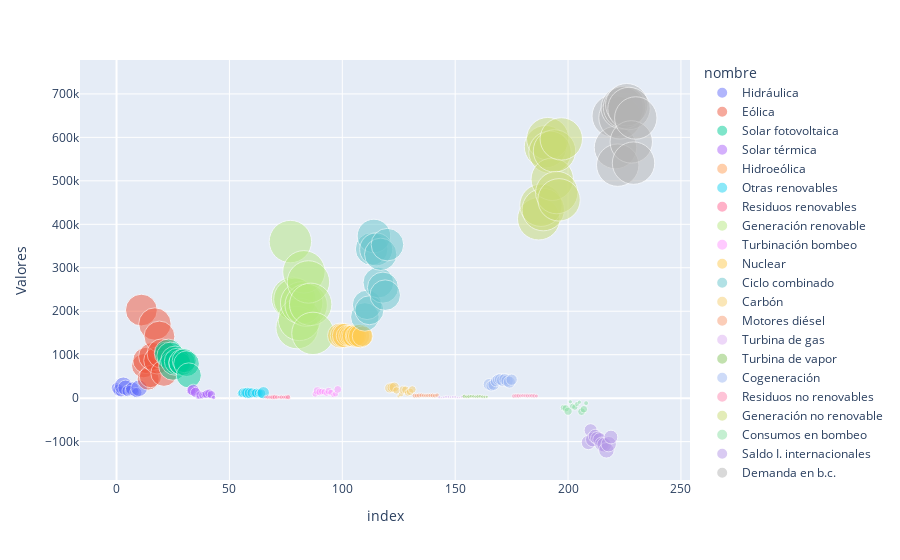

The cell this chart's notebook holds for it:
### Code cell
px.scatter(data_frame = df_balance,
            y = 'Valores',
            color = 'nombre',
            color_discrete_sequence = colores_personalizados,
            opacity     = 0.5,
            size        = 'Porcentaje',
            size_max    = 30
          )

### Figure 1 — Plotly figure (JSON) as saved in the notebook; plotly's stock layout.template omitted (floating-point values rounded to 4 significant figures)
{"data": [{"hovertemplate": "nombre=Hidráulica<br>index=%{x}<br>Valores=%{y}<br>Porcentaje=%{marker.size}<extra></extra>", "legendgroup": "Hidráulica", "marker": {"color": "#636EFA", "opacity": 0.5, "size": [0.06491, 0.08128, 0.06784, 0.1747, 0.1318, 0.0762, 0.05984, 0.1018, 0.0514, 0.05909, 0.1538], "sizemode": "area", "sizeref": 0.001111, "symbol": "circle"}, "mode": "markers", "name": "Hidráulica", "orientation": "v", "showlegend": true, "type": "scatter", "x": [0, 1, 2, 3, 4, 5, 6, 7, 8, 9, 10], "xaxis": "x", "y": [23390.0, 18680.0, 15430.0, 28350.0, 23890.0, 16700.0, 17390.0, 21800.0, 13740.0, 12760.0, 22930.0], "yaxis": "y"}, {"hovertemplate": "nombre=Eólica<br>index=%{x}<br>Valores=%{y}<br>Porcentaje=%{marker.size}<extra></extra>", "legendgroup": "Eólica", "marker": {"color": "#EF553B", "opacity": 0.5, "size": [0.5624, 0.3244, 0.3822, 0.2703, 0.2737, 0.4388, 0.5868, 0.4044, 0.5303, 0.4762, 0.385], "sizemode": "area", "sizeref": 0.001111, "symbol": "circle"}, "mode": "markers", "name": "Eólica", "orientation": "v", "showlegend": true, "type": "scatter", "x": [11, 12, 13, 14, 15, 16, 17, 18, 19, 20, 21], "xaxis": "x", "y": [202700.0, 74550.0, 86900.0, 43870.0, 49610.0, 96160.0, 170600.0, 86620.0, 141800.0, 102800.0, 57380.0], "yaxis": "y"}, {"hovertemplate": "nombre=Solar fotovoltaica<br>index=%{x}<br>Valores=%{y}<br>Porcentaje=%{marker.size}<extra></extra>", "legendgroup": "Solar fotovoltaica", "marker": {"color": "#00CC96", "opacity": 0.5, "size": [0.286, 0.4491, 0.4274, 0.4571, 0.4761, 0.3866, 0.2763, 0.3844, 0.323, 0.3673, 0.351], "sizemode": "area", "sizeref": 0.001111, "symbol": "circle"}, "mode": "markers", "name": "Solar fotovoltaica", "orientation": "v", "showlegend": true, "type": "scatter", "x": [22, 23, 24, 25, 26, 27, 28, 29, 30, 31, 32], "xaxis": "x", "y": [103100.0, 103200.0, 97180.0, 74180.0, 86290.0, 84710.0, 80310.0, 82330.0, 86370.0, 79300.0, 52330.0], "yaxis": "y"}, {"hovertemplate": "nombre=Solar térmica<br>index=%{x}<br>Valores=%{y}<br>Porcentaje=%{marker.size}<extra></extra>", "legendgroup": "Solar térmica", "marker": {"color": "#AB63FA", "opacity": 0.5, "size": [0.05011, 0.07983, 0.05783, 0.0104, 0.0392, 0.03099, 0.02913, 0.04298, 0.04181, 0.03683, 0.01064], "sizemode": "area", "sizeref": 0.001111, "symbol": "circle"}, "mode": "markers", "name": "Solar térmica", "orientation": "v", "showlegend": true, "type": "scatter", "x": [33, 34, 35, 36, 37, 38, 39, 40, 41, 42, 43], "xaxis": "x", "y": [18060.0, 18350.0, 13150.0, 1688.0, 7104.0, 6790.0, 8467.0, 9205.0, 11180.0, 7952.0, 1586.0], "yaxis": "y"}, {"hovertemplate": "nombre=Hidroeólica<br>index=%{x}<br>Valores=%{y}<br>Porcentaje=%{marker.size}<extra></extra>", "legendgroup": "Hidroeólica", "marker": {"color": "#FFA15A", "opacity": 0.5, "size": [0.0002915, 0.0003814, 0.0001291, 4.225e-05, 3.228e-05, 0.0003704, 0.000402, 0.0005364, 0.0004114, 0.0004231, 0.0006397], "sizemode": "area", "sizeref": 0.001111, "symbol": "circle"}, "mode": "markers", "name": "Hidroeólica", "orientation": "v", "showlegend": true, "type": "scatter", "x": [44, 45, 46, 47, 48, 49, 50, 51, 52, 53, 54], "xaxis": "x", "y": [105.0, 87.67, 29.35, 6.856, 5.849, 81.17, 116.8, 114.9, 110.0, 91.35, 95.36], "yaxis": "y"}, {"hovertemplate": "nombre=Otras renovables<br>index=%{x}<br>Valores=%{y}<br>Porcentaje=%{marker.size}<extra></extra>", "legendgroup": "Otras renovables", "marker": {"color": "#19D3F3", "opacity": 0.5, "size": [0.02992, 0.05421, 0.05451, 0.07431, 0.0652, 0.05604, 0.03954, 0.05487, 0.04417, 0.04918, 0.08381], "sizemode": "area", "sizeref": 0.001111, "symbol": "circle"}, "mode": "markers", "name": "Otras renovables", "orientation": "v", "showlegend": true, "type": "scatter", "x": [55, 56, 57, 58, 59, 60, 61, 62, 63, 64, 65], "xaxis": "x", "y": [10780.0, 12460.0, 12400.0, 12060.0, 11820.0, 12280.0, 11500.0, 11750.0, 11810.0, 10620.0, 12490.0], "yaxis": "y"}, {"hovertemplate": "nombre=Residuos renovables<br>index=%{x}<br>Valores=%{y}<br>Porcentaje=%{marker.size}<extra></extra>", "legendgroup": "Residuos renovables", "marker": {"color": "#FF6692", "opacity": 0.5, "size": [0.006282, 0.01078, 0.01014, 0.01312, 0.01388, 0.01104, 0.008027, 0.01106, 0.008892, 0.01102, 0.01508], "sizemode": "area", "sizeref": 0.001111, "symbol": "circle"}, "mode": "markers", "name": "Residuos renovables", "orientation": "v", "showlegend": true, "type": "scatter", "x": [66, 67, 68, 69, 70, 71, 72, 73, 74, 75, 76], "xaxis": "x", "y": [2263.0, 2478.0, 2307.0, 2129.0, 2515.0, 2420.0, 2333.0, 2368.0, 2378.0, 2378.0, 2248.0], "yaxis": "y"}, {"hovertemplate": "nombre=Generación renovable<br>index=%{x}<br>Valores=%{y}<br>Porcentaje=%{marker.size}<extra></extra>", "legendgroup": "Generación renovable", "marker": {"color": "#B6E880", "opacity": 0.5, "size": [1, 1, 1, 1, 1, 1, 1, 1, 1, 1, 1], "sizemode": "area", "sizeref": 0.001111, "symbol": "circle"}, "mode": "markers", "name": "Generación renovable", "orientation": "v", "showlegend": true, "type": "scatter", "x": [77, 78, 79, 80, 81, 82, 83, 84, 85, 86, 87], "xaxis": "x", "y": [360300.0, 229800.0, 227400.0, 162300.0, 181200.0, 219100.0, 290700.0, 214200.0, 267400.0, 215900.0, 149100.0], "yaxis": "y"}, {"hovertemplate": "nombre=Turbinación bombeo<br>index=%{x}<br>Valores=%{y}<br>Porcentaje=%{marker.size}<extra></extra>", "legendgroup": "Turbinación bombeo", "marker": {"color": "#FF97FF", "opacity": 0.5, "size": [0.02335, 0.03764, 0.03255, 0.02663, 0.02376, 0.01918, 0.0324, 0.02297, 0.01479, 0.02139, 0.03377], "sizemode": "area", "sizeref": 0.001111, "symbol": "circle"}, "mode": "markers", "name": "Turbinación bombeo", "orientation": "v", "showlegend": true, "type": "scatter", "x": [88, 89, 90, 91, 92, 93, 94, 95, 96, 97, 98], "xaxis": "x", "y": [9635.0, 16710.0, 14120.0, 15410.0, 14190.0, 10850.0, 16320.0, 13070.0, 6995.0, 9757.0, 20140.0], "yaxis": "y"}, {"hovertemplate": "nombre=Nuclear<br>index=%{x}<br>Valores=%{y}<br>Porcentaje=%{marker.size}<extra></extra>", "legendgroup": "Nuclear", "marker": {"color": "#FECB52", "opacity": 0.5, "size": [0.3491, 0.3248, 0.332, 0.2483, 0.2407, 0.253, 0.2844, 0.2519, 0.3024, 0.3133, 0.2392], "sizemode": "area", "sizeref": 0.001111, "symbol": "circle"}, "mode": "markers", "name": "Nuclear", "orientation": "v", "showlegend": true, "type": "scatter", "x": [99, 100, 101, 102, 103, 104, 105, 106, 107, 108, 109], "xaxis": "x", "y": [144100.0, 144200.0, 144000.0, 143700.0, 143700.0, 143200.0, 143300.0, 143300.0, 143100.0, 142900.0, 142600.0], "yaxis": "y"}, {"hovertemplate": "nombre=Ciclo combinado<br>index=%{x}<br>Valores=%{y}<br>Porcentaje=%{marker.size}<extra></extra>", "legendgroup": "Ciclo combinado", "marker": {"color": "rgb(102, 197, 204)", "opacity": 0.5, "size": [0.4528, 0.4838, 0.4663, 0.5931, 0.625, 0.605, 0.5279, 0.5819, 0.5377, 0.5195, 0.5922], "sizemode": "area", "sizeref": 0.001111, "symbol": "circle"}, "mode": "markers", "name": "Ciclo combinado", "orientation": "v", "showlegend": true, "type": "scatter", "x": [110, 111, 112, 113, 114, 115, 116, 117, 118, 119, 120], "xaxis": "x", "y": [186900.0, 214700.0, 202200.0, 343100.0, 373100.0, 342300.0, 265900.0, 331000.0, 254300.0, 237000.0, 353200.0], "yaxis": "y"}, {"hovertemplate": "nombre=Carbón<br>index=%{x}<br>Valores=%{y}<br>Porcentaje=%{marker.size}<extra></extra>", "legendgroup": "Carbón", "marker": {"color": "rgb(246, 207, 113)", "opacity": 0.5, "size": [0.05663, 0.05519, 0.05825, 0.03074, 0.00787, 0.01582, 0.03769, 0.03375, 0.02547, 0.03212, 0.03324], "sizemode": "area", "sizeref": 0.001111, "symbol": "circle"}, "mode": "markers", "name": "Carbón", "orientation": "v", "showlegend": true, "type": "scatter", "x": [121, 122, 123, 124, 125, 126, 127, 128, 129, 130, 131], "xaxis": "x", "y": [23370.0, 24500.0, 25270.0, 17780.0, 4699.0, 8950.0, 18980.0, 19200.0, 12050.0, 14660.0, 19830.0], "yaxis": "y"}, {"hovertemplate": "nombre=Motores diésel<br>index=%{x}<br>Valores=%{y}<br>Porcentaje=%{marker.size}<extra></extra>", "legendgroup": "Motores diésel", "marker": {"color": "rgb(248, 156, 116)", "opacity": 0.5, "size": [0.01378, 0.01282, 0.01433, 0.01184, 0.01028, 0.01007, 0.01218, 0.01112, 0.01302, 0.01228, 0.01151], "sizemode": "area", "sizeref": 0.001111, "symbol": "circle"}, "mode": "markers", "name": "Motores diésel", "orientation": "v", "showlegend": true, "type": "scatter", "x": [132, 133, 134, 135, 136, 137, 138, 139, 140, 141, 142], "xaxis": "x", "y": [5687.0, 5689.0, 6217.0, 6848.0, 6135.0, 5698.0, 6133.0, 6325.0, 6160.0, 5601.0, 6863.0], "yaxis": "y"}, {"hovertemplate": "nombre=Turbina de gas<br>index=%{x}<br>Valores=%{y}<br>Porcentaje=%{marker.size}<extra></extra>", "legendgroup": "Turbina de gas", "marker": {"color": "rgb(220, 176, 242)", "opacity": 0.5, "size": [0.005691, 0.002607, 0.004454, 0.005302, 0.004646, 0.003917, 0.005296, 0.004799, 0.003297, 0.002584, 0.005424], "sizemode": "area", "sizeref": 0.001111, "symbol": "circle"}, "mode": "markers", "name": "Turbina de gas", "orientation": "v", "showlegend": true, "type": "scatter", "x": [143, 144, 145, 146, 147, 148, 149, 150, 151, 152, 153], "xaxis": "x", "y": [2349.0, 1157.0, 1932.0, 3067.0, 2774.0, 2216.0, 2667.0, 2729.0, 1560.0, 1179.0, 3235.0], "yaxis": "y"}, {"hovertemplate": "nombre=Turbina de vapor<br>index=%{x}<br>Valores=%{y}<br>Porcentaje=%{marker.size}<extra></extra>", "legendgroup": "Turbina de vapor", "marker": {"color": "rgb(135, 197, 95)", "opacity": 0.5, "size": [0.01026, 0.006956, 0.008496, 0.00764, 0.006877, 0.006206, 0.00785, 0.007515, 0.007127, 0.006266, 0.005094], "sizemode": "area", "sizeref": 0.001111, "symbol": "circle"}, "mode": "markers", "name": "Turbina de vapor", "orientation": "v", "showlegend": true, "type": "scatter", "x": [154, 155, 156, 157, 158, 159, 160, 161, 162, 163, 164], "xaxis": "x", "y": [4235.0, 3088.0, 3685.0, 4420.0, 4106.0, 3511.0, 3953.0, 4274.0, 3371.0, 2859.0, 3038.0], "yaxis": "y"}, {"hovertemplate": "nombre=Cogeneración<br>index=%{x}<br>Valores=%{y}<br>Porcentaje=%{marker.size}<extra></extra>", "legendgroup": "Cogeneración", "marker": {"color": "rgb(158, 185, 243)", "opacity": 0.5, "size": [0.07667, 0.06397, 0.07128, 0.06706, 0.071, 0.07673, 0.08138, 0.07633, 0.08422, 0.08096, 0.07126], "sizemode": "area", "sizeref": 0.001111, "symbol": "circle"}, "mode": "markers", "name": "Cogeneración", "orientation": "v", "showlegend": true, "type": "scatter", "x": [165, 166, 167, 168, 169, 170, 171, 172, 173, 174, 175], "xaxis": "x", "y": [31640.0, 28400.0, 30920.0, 38800.0, 42390.0, 43410.0, 40990.0, 43420.0, 39840.0, 36940.0, 42500.0], "yaxis": "y"}, {"hovertemplate": "nombre=Residuos no renovables<br>index=%{x}<br>Valores=%{y}<br>Porcentaje=%{marker.size}<extra></extra>", "legendgroup": "Residuos no renovables", "marker": {"color": "rgb(254, 136, 177)", "opacity": 0.5, "size": [0.01175, 0.01223, 0.01232, 0.00938, 0.009877, 0.01, 0.01086, 0.00972, 0.01193, 0.01158, 0.00837], "sizemode": "area", "sizeref": 0.001111, "symbol": "circle"}, "mode": "markers", "name": "Residuos no renovables", "orientation": "v", "showlegend": true, "type": "scatter", "x": [176, 177, 178, 179, 180, 181, 182, 183, 184, 185, 186], "xaxis": "x", "y": [4850.0, 5427.0, 5346.0, 5427.0, 5897.0, 5660.0, 5470.0, 5529.0, 5643.0, 5283.0, 4992.0], "yaxis": "y"}, {"hovertemplate": "nombre=Generación no renovable<br>index=%{x}<br>Valores=%{y}<br>Porcentaje=%{marker.size}<extra></extra>", "legendgroup": "Generación no renovable", "marker": {"color": "rgb(201, 219, 116)", "opacity": 0.5, "size": [1, 1, 1, 1, 1, 1, 1, 1, 1, 1, 1], "sizemode": "area", "sizeref": 0.001111, "symbol": "circle"}, "mode": "markers", "name": "Generación no renovable", "orientation": "v", "showlegend": true, "type": "scatter", "x": [187, 188, 189, 190, 191, 192, 193, 194, 195, 196, 197], "xaxis": "x", "y": [412700.0, 443900.0, 433700.0, 578500.0, 597000.0, 565800.0, 503600.0, 568800.0, 473000.0, 456200.0, 596400.0], "yaxis": "y"}, {"hovertemplate": "nombre=Consumos en bombeo<br>index=%{x}<br>Valores=%{y}<br>Porcentaje=%{marker.size}<extra></extra>", "legendgroup": "Consumos en bombeo", "marker": {"color": "rgb(139, 224, 164)", "opacity": 0.5, "size": [0.02448, 0.03044, 0.03811, 0.01008, 0.02074, 0.02285, 0.01461, 0.01026, 0.0347, 0.03176, 0.01349], "sizemode": "area", "sizeref": 0.001111, "symbol": "circle"}, "mode": "markers", "name": "Consumos en bombeo", "orientation": "v", "showlegend": true, "type": "scatter", "x": [198, 199, 200, 201, 202, 203, 204, 205, 206, 207, 208], "xaxis": "x", "y": [-21960.0, -23470.0, -29960.0, -8436.0, -18430.0, -20580.0, -13350.0, -9230.0, -30930.0, -25520.0, -11420.0], "yaxis": "y"}, {"hovertemplate": "nombre=Saldo I. internacionales<br>index=%{x}<br>Valores=%{y}<br>Porcentaje=%{marker.size}<extra></extra>", "legendgroup": "Saldo I. internacionales", "marker": {"color": "rgb(180, 151, 231)", "opacity": 0.5, "size": [0.1137, 0.09564, 0.1209, 0.1045, 0.1035, 0.1056, 0.1159, 0.1194, 0.1346, 0.1317, 0.1057], "sizemode": "area", "sizeref": 0.001111, "symbol": "circle"}, "mode": "markers", "name": "Saldo I. internacionales", "orientation": "v", "showlegend": true, "type": "scatter", "x": [209, 210, 211, 212, 213, 214, 215, 216, 217, 218, 219], "xaxis": "x", "y": [-102000.0, -73730.0, -95070.0, -87390.0, -92010.0, -95130.0, -105900.0, -107400.0, -119900.0, -105800.0, -89460.0], "yaxis": "y"}, {"hovertemplate": "nombre=Demanda en b.c.<br>index=%{x}<br>Valores=%{y}<br>Porcentaje=%{marker.size}<extra></extra>", "legendgroup": "Demanda en b.c.", "marker": {"color": "rgb(179, 179, 179)", "opacity": 0.5, "size": [1, 1, 1, 1, 1, 1, 1, 1, 1, 1, 1], "sizemode": "area", "sizeref": 0.001111, "symbol": "circle"}, "mode": "markers", "name": "Demanda en b.c.", "orientation": "v", "showlegend": true, "type": "scatter", "x": [220, 221, 222, 223, 224, 225, 226, 227, 228, 229, 230], "xaxis": "x", "y": [649000.0, 576500.0, 536100.0, 645000.0, 667800.0, 669200.0, 675100.0, 666400.0, 589500.0, 540800.0, 644600.0], "yaxis": "y"}], "layout": {"legend": {"itemsizing": "constant", "title": {"text": "nombre"}, "tracegroupgap": 0}, "margin": {"t": 60}, "xaxis": {"anchor": "y", "domain": [0, 1], "title": {"text": "index"}}, "yaxis": {"anchor": "x", "domain": [0, 1], "title": {"text": "Valores"}}}}
